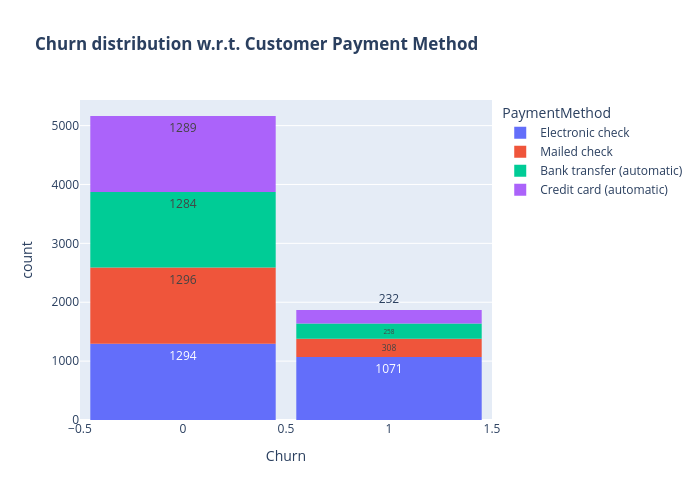

Write notebook code for a chart like this one.
### Markdown cell above
* 75% of customer who have Month-to-Month Contract have opted to move out as compared to 13% of customers  who have signed One Year Contract and 3% of customers  who have signed Two Year Contract.

---

<span style="font-family:serif; font-size:23px;"> Churn Distribution w.r.t Payment Method</span>

### Code cell
fig = px.histogram(df, x="Churn", color="PaymentMethod", title="<b>Churn distribution w.r.t. Customer Payment Method</b>",text_auto=True)
fig.update_layout(width=700, height=500, bargap=0.1)
# fig.data[0].marker.color = ('#7fcdff')
# fig.data[1].marker.color = ('#326ada')
# fig.data[2].marker.color = ('#ff9b35')
# fig.data[3].marker.color = ('#56c175')


fig.show()

### Figure 1 — Plotly figure (JSON) as saved in the notebook; plotly's stock layout.template omitted (floating-point values rounded to 4 significant figures; data arrays with more than 128 entries replaced by an {"elided": "..."} marker saying what was removed)
{"data": [{"bingroup": "x", "hovertemplate": "PaymentMethod=Electronic check<br>Churn=%{x}<br>count=%{y}<extra></extra>", "legendgroup": "Electronic check", "marker": {"color": "#636efa", "pattern": {"shape": ""}}, "name": "Electronic check", "orientation": "v", "showlegend": true, "texttemplate": "%{value}", "type": "histogram", "x": {"elided": "2365 int values"}, "xaxis": "x", "yaxis": "y"}, {"bingroup": "x", "hovertemplate": "PaymentMethod=Mailed check<br>Churn=%{x}<br>count=%{y}<extra></extra>", "legendgroup": "Mailed check", "marker": {"color": "#EF553B", "pattern": {"shape": ""}}, "name": "Mailed check", "orientation": "v", "showlegend": true, "texttemplate": "%{value}", "type": "histogram", "x": {"elided": "1604 int values"}, "xaxis": "x", "yaxis": "y"}, {"bingroup": "x", "hovertemplate": "PaymentMethod=Bank transfer (automatic)<br>Churn=%{x}<br>count=%{y}<extra></extra>", "legendgroup": "Bank transfer (automatic)", "marker": {"color": "#00cc96", "pattern": {"shape": ""}}, "name": "Bank transfer (automatic)", "orientation": "v", "showlegend": true, "texttemplate": "%{value}", "type": "histogram", "x": {"elided": "1542 int values"}, "xaxis": "x", "yaxis": "y"}, {"bingroup": "x", "hovertemplate": "PaymentMethod=Credit card (automatic)<br>Churn=%{x}<br>count=%{y}<extra></extra>", "legendgroup": "Credit card (automatic)", "marker": {"color": "#ab63fa", "pattern": {"shape": ""}}, "name": "Credit card (automatic)", "orientation": "v", "showlegend": true, "texttemplate": "%{value}", "type": "histogram", "x": {"elided": "1521 int values"}, "xaxis": "x", "yaxis": "y"}], "layout": {"bargap": 0.1, "barmode": "relative", "height": 500, "legend": {"title": {"text": "PaymentMethod"}, "tracegroupgap": 0}, "title": {"text": "<b>Churn distribution w.r.t. Customer Payment Method</b>"}, "width": 700, "xaxis": {"anchor": "y", "domain": [0, 1], "title": {"text": "Churn"}}, "yaxis": {"anchor": "x", "domain": [0, 1], "title": {"text": "count"}}}}
